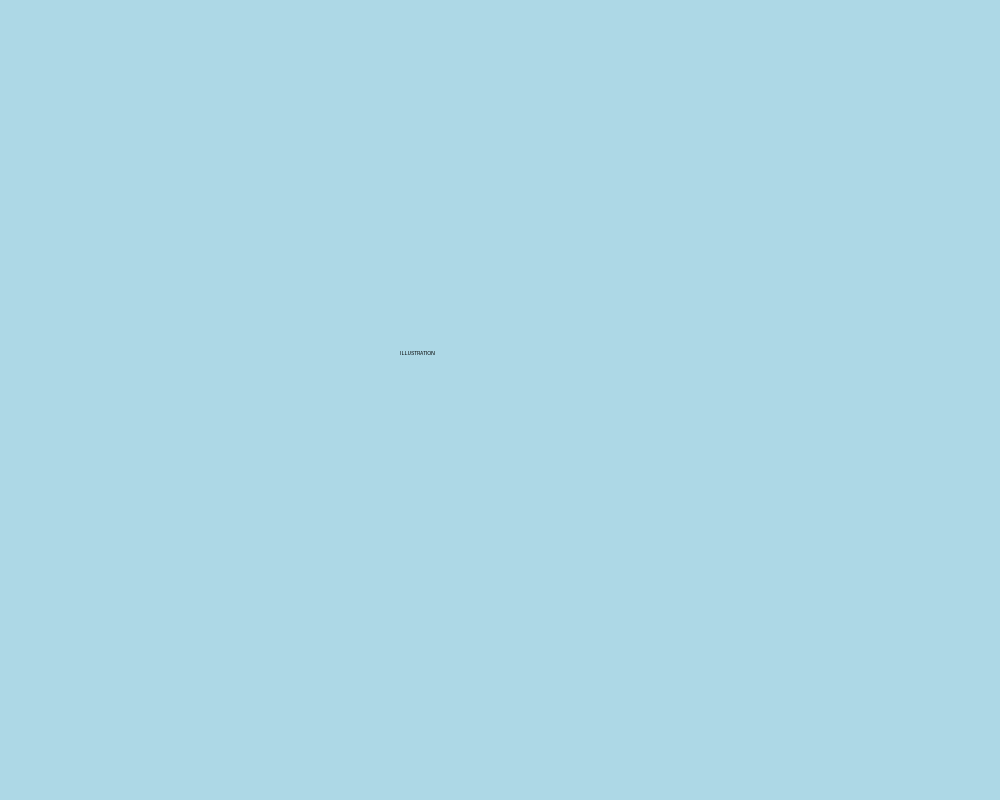
#> input picture illustration.png, 2000 x 1600 px (shown at 1/2 size)
$ python generate_two_versions.py
#> lines starting #> are read from the running program, lines starting #| are printed output that depends on the picture
from PIL import Image, ImageDraw, ImageFont
from reportlab.platypus import SimpleDocTemplate, Image as RLImage, PageBreak
from reportlab.lib.units import cm
from reportlab.lib.pagesizes import letter
import os

# =========================
# CONFIGURATION
# =========================

DPI = 300
SIZE_CM = 20
SIZE_PX = 2362

ILLUSTRATION = "illustration.png"
LOGO = "logo.png"

PDF_V1 = "Max_Mila_Version1_BD.pdf"
PDF_V3 = "Max_Mila_Version3_Album.pdf"

# =========================
# OUTILS
# =========================

def font(size):
    try:
        return ImageFont.truetype("arial.ttf", size)
    except:
        return ImageFont.load_default()

def create_canvas():
    return Image.new("RGB", (SIZE_PX, SIZE_PX), "white")

def save_page(img, name):
    img.save(name, dpi=(300,300))

def add_logo_top(page):
    logo = Image.open(LOGO).resize((200,200))
    page.paste(logo, (SIZE_PX//2 - 100, 50), logo)

def add_signature(draw):
    draw.text((SIZE_PX - 500, SIZE_PX - 150),
              "Asmir MLN",
              fill="black",
              font=font(50))

# =========================
# HISTOIRE 12 PAGES
# =========================

story_short = [
"Je rêvais d'aventure...",
"Un perroquet mystérieux apparut.",
"MON TRÉSOR !",
"Une île magique nous attendait.",
"Un bateau pirate surgit.",
"J'avais peur.",
"Mais Mila croyait en moi.",
"Le coffre brillait.",
"Le danger approchait.",
"Je devais être courageux.",
"Le vrai trésor n'était pas l'or.",
"Il était en moi."
]

story_long = [
"Max regardait l'horizon en rêvant d'aventure.",
"Un perroquet coloré descendit du ciel et cria.",
"\"Mon trésor ! Mon trésor !\" répétait-il.",
"Ils découvrirent une île mystérieuse pleine de secrets.",
"Au loin, un vieux navire pirate apparaissait.",
"Le doute envahit Max face à l'inconnu.",
"Mila lui rappela sa force intérieure.",
"Un coffre ancien brillait sous le soleil.",
"L'ombre du danger planait autour d'eux.",
"Max trouva enfin le courage d'avancer.",
"Le trésor n'était pas fait d'or ni de bijoux.",
"Le vrai trésor était le courage qui grandissait en lui."
]

# =========================
# VERSION 1 – BD 1 CASE
# =========================

def generate_version1():

    for i in range(12):
        page = create_canvas()
#> page: PIL image 2362x2362 RGB; every value is 255
        illu = Image.open(ILLUSTRATION).resize((2000,1400))
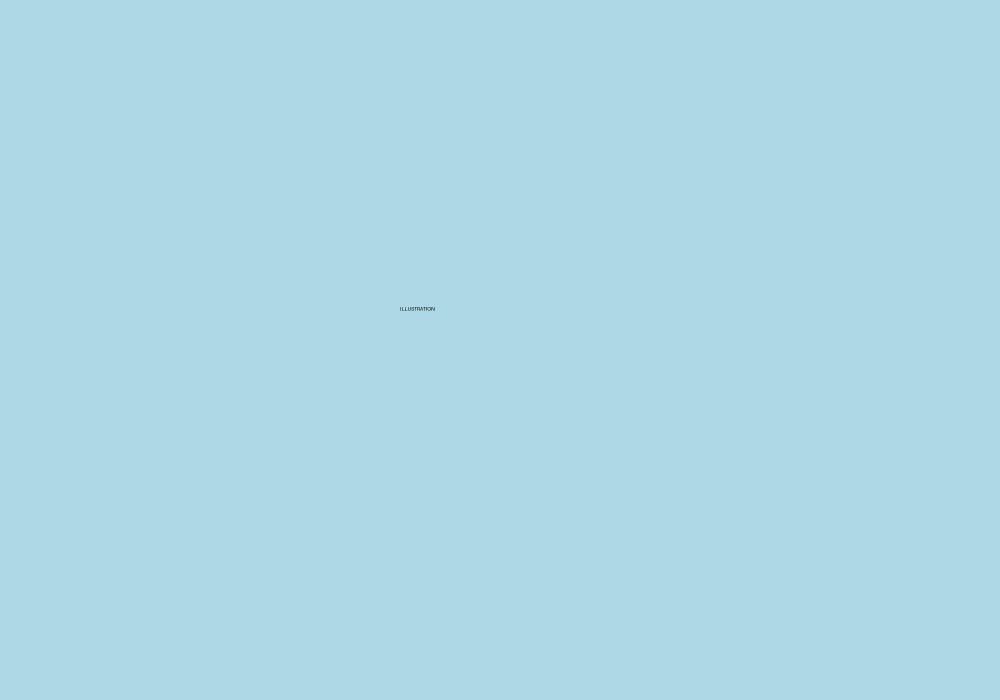
#> illu: PIL image 2000x1400 RGB (shown at 1/2 size); mean R, G, B 173, 216, 230
        page.paste(illu, (181,200))
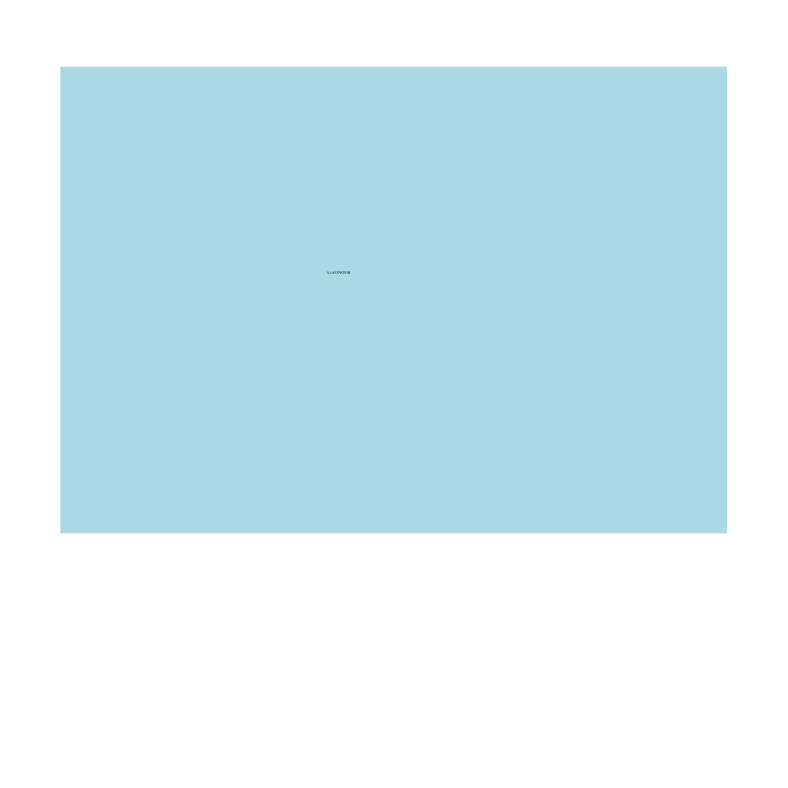
#> page: PIL image 2362x2362 RGB (shown at 1/3 size); mean R, G, B 213.8, 235.4, 242.4

        draw = ImageDraw.Draw(page)

        draw.ellipse((400,1700,1960,2200), fill="white", outline="black", width=8)
        draw.text((500,1800), story_short[i], fill="black", font=font(60))

        add_signature(draw)
        save_page(page, f"v1_page{i+1}.png")
#> in save_page, `img.save(name, dpi=(300,300))`:
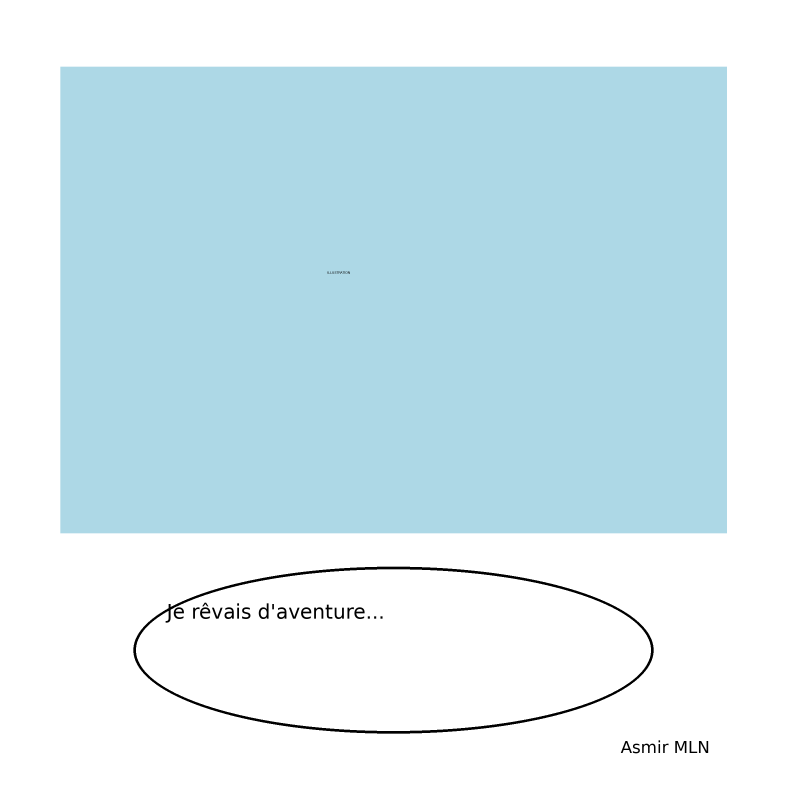
#> saved as v1_page1.png: PIL image 2362x2362 RGB (shown at 1/3 size); mean R, G, B 212.2, 233.8, 240.8
#> (the call stopped at in generate_version1, `doc = SimpleDocTemplate(PDF_V1, pagesize=letter)`: reportlab is not available in this run)

    # PDF
    doc = SimpleDocTemplate(PDF_V1, pagesize=letter)
    elements = []

    for i in range(12):
        elements.append(RLImage(f"v1_page{i+1}.png", width=19*cm, height=19*cm))
        elements.append(PageBreak())

    doc.build(elements)

# =========================
# VERSION 3 – ALBUM TEXTE BAS
# =========================

def generate_version3():

    for i in range(12):
        page = create_canvas()
        illu = Image.open(ILLUSTRATION).resize((2000,1600))
#> illu is the input picture: PIL image 2000x1600 RGB; mean R, G, B 173, 216, 230
        page.paste(illu, (181,100))
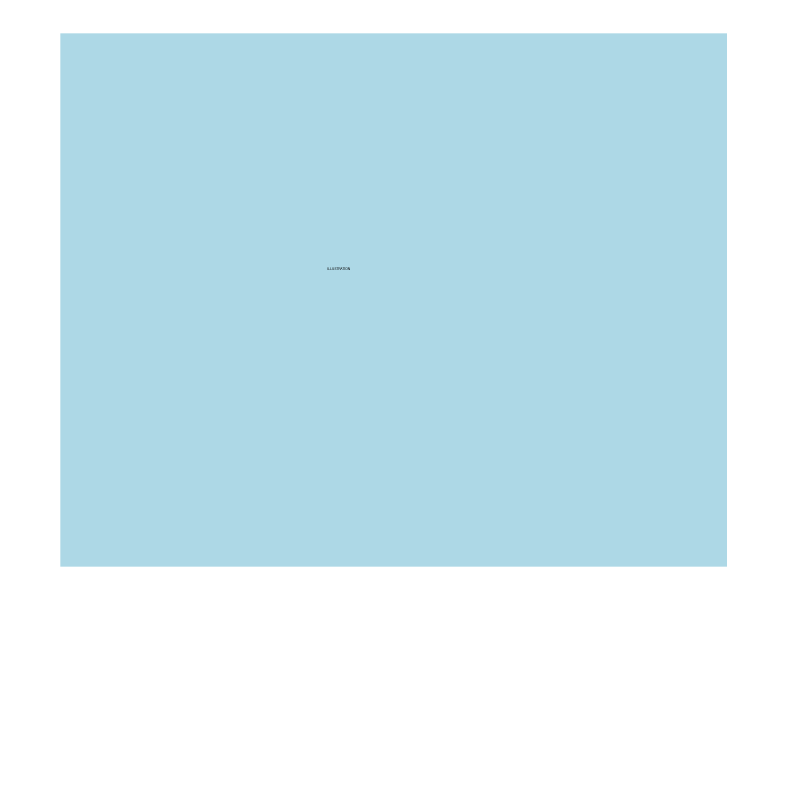
#> page: PIL image 2362x2362 RGB (shown at 1/3 size); mean R, G, B 208, 232.6, 240.7

        draw = ImageDraw.Draw(page)

        draw.rectangle((0,1800,SIZE_PX,2362), fill="#f5e6c8")
        draw.text((200,1900), story_long[i], fill="black", font=font(60))

        add_signature(draw)
        save_page(page, f"v3_page{i+1}.png")
#> in save_page (call 13), `img.save(name, dpi=(300,300))`:
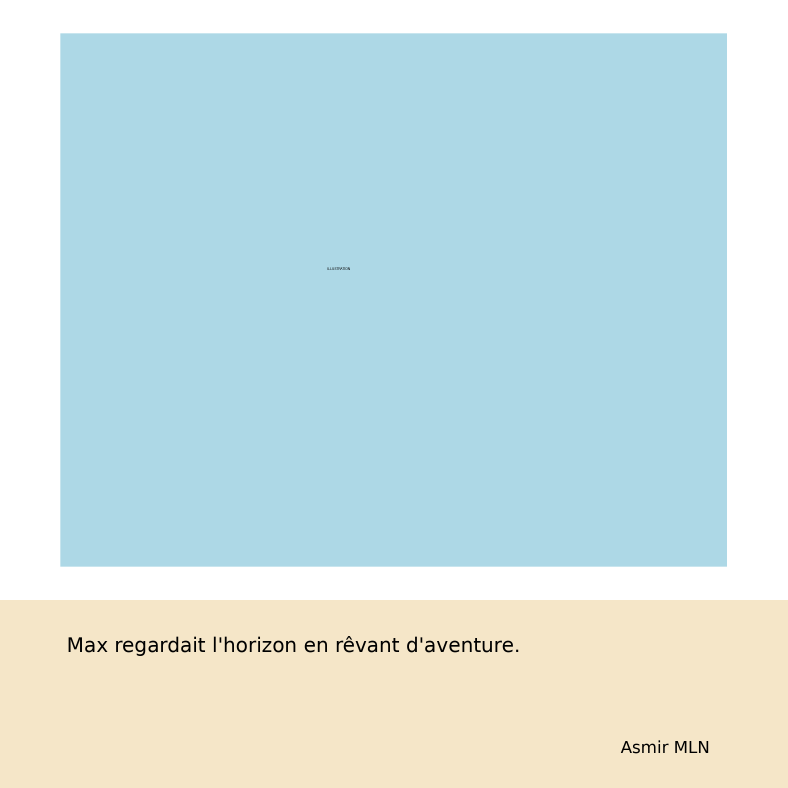
#> saved as v3_page1.png: PIL image 2362x2362 RGB (shown at 1/3 size); mean R, G, B 204.7, 225.9, 226.9

    # PDF
    doc = SimpleDocTemplate(PDF_V3, pagesize=letter)
    elements = []

    for i in range(12):
        elements.append(RLImage(f"v3_page{i+1}.png", width=19*cm, height=19*cm))
        elements.append(PageBreak())

    doc.build(elements)

# =========================
# EXECUTION
# =========================

generate_version1()
generate_version3()
#> (the call stopped at in generate_version3, `doc = SimpleDocTemplate(PDF_V3, pagesize=letter)`: reportlab is not available in this run)

print("Les deux livres ont été générés avec succès.")
